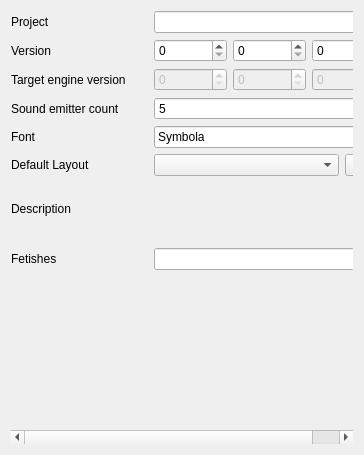
<?xml version="1.0" encoding="UTF-8"?>
<ui version="4.0">
 <class>CEditorProjectSettingsWidget</class>
 <widget class="QWidget" name="CEditorProjectSettingsWidget">
  <property name="geometry">
   <rect>
    <x>0</x>
    <y>0</y>
    <width>364</width>
    <height>455</height>
   </rect>
  </property>
  <property name="windowTitle">
   <string>Form</string>
  </property>
  <layout class="QGridLayout" name="gridLayout">
   <item row="0" column="0" colspan="2">
    <widget class="QScrollArea" name="scrollArea">
     <property name="frameShape">
      <enum>QFrame::NoFrame</enum>
     </property>
     <property name="frameShadow">
      <enum>QFrame::Plain</enum>
     </property>
     <property name="widgetResizable">
      <bool>true</bool>
     </property>
     <widget class="QWidget" name="scrollAreaWidgetContents">
      <property name="geometry">
       <rect>
        <x>0</x>
        <y>0</y>
        <width>346</width>
        <height>437</height>
       </rect>
      </property>
      <layout class="QGridLayout" name="gridLayout_2">
       <property name="leftMargin">
        <number>0</number>
       </property>
       <property name="topMargin">
        <number>0</number>
       </property>
       <property name="rightMargin">
        <number>0</number>
       </property>
       <property name="bottomMargin">
        <number>0</number>
       </property>
       <item row="4" column="2">
        <widget class="QFontComboBox" name="pFontComboBox">
         <property name="currentText">
          <string>Segoe UI Emoji</string>
         </property>
         <property name="currentFont">
          <font>
           <family>Segoe UI Emoji</family>
           <pointsize>14</pointsize>
          </font>
         </property>
        </widget>
       </item>
       <item row="0" column="2">
        <widget class="QLineEdit" name="pTitleLineEdit">
         <property name="sizePolicy">
          <sizepolicy hsizetype="Preferred" vsizetype="Preferred">
           <horstretch>4</horstretch>
           <verstretch>0</verstretch>
          </sizepolicy>
         </property>
         <property name="minimumSize">
          <size>
           <width>0</width>
           <height>0</height>
          </size>
         </property>
         <property name="maximumSize">
          <size>
           <width>16777215</width>
           <height>16777215</height>
          </size>
         </property>
        </widget>
       </item>
       <item row="5" column="0" colspan="2">
        <widget class="QLabel" name="label_7">
         <property name="toolTip">
          <string>&lt;html&gt;&lt;head/&gt;&lt;body&gt;&lt;p&gt;The layout used by the player.&lt;br/&gt;Can use a custom .qml or .layout file.&lt;br/&gt;Switching away from one of the default in-built layouts&lt;br/&gt;might make the code generated by snippet buttons&lt;br/&gt;reference the wrong object&lt;br/&gt;(if &amp;quot;userName&amp;quot; property of inserted &amp;lt;...&amp;gt;Player objects was changed).&lt;/p&gt;&lt;p&gt;Click the button to create a new layout file.&lt;/p&gt;&lt;/body&gt;&lt;/html&gt;</string>
         </property>
         <property name="text">
          <string>Default Layout</string>
         </property>
        </widget>
       </item>
       <item row="11" column="2">
        <widget class="QWidget" name="pFetishInput" native="true">
         <layout class="QHBoxLayout" name="horizontalLayout_4">
          <property name="leftMargin">
           <number>0</number>
          </property>
          <property name="topMargin">
           <number>0</number>
          </property>
          <property name="rightMargin">
           <number>0</number>
          </property>
          <property name="bottomMargin">
           <number>0</number>
          </property>
          <item>
           <widget class="QLineEdit" name="pFetishLineEdit"/>
          </item>
          <item>
           <widget class="QPushButton" name="FetishOverlayButton">
            <property name="minimumSize">
             <size>
              <width>24</width>
              <height>0</height>
             </size>
            </property>
            <property name="maximumSize">
             <size>
              <width>24</width>
              <height>16777215</height>
             </size>
            </property>
            <property name="text">
             <string/>
            </property>
           </widget>
          </item>
         </layout>
        </widget>
       </item>
       <item row="3" column="2">
        <widget class="QSpinBox" name="pSoundEmitterCount">
         <property name="toolTip">
          <string>&lt;html&gt;&lt;head/&gt;&lt;body&gt;&lt;p&gt;The maximum amount of Sound Resources that can play simultaniously.&lt;br/&gt;Potentially high performance impact.&lt;/p&gt;&lt;p&gt;Default: 5&lt;/p&gt;&lt;/body&gt;&lt;/html&gt;</string>
         </property>
         <property name="minimum">
          <number>3</number>
         </property>
         <property name="maximum">
          <number>20</number>
         </property>
         <property name="value">
          <number>5</number>
         </property>
        </widget>
       </item>
       <item row="4" column="0" colspan="2">
        <widget class="QLabel" name="label_6">
         <property name="toolTip">
          <string>The default font used in text by the player.&lt;br&gt;Can be overridden locally with the &amp;lt;style font-family=&quot;myFont&quot;&amp;gt; tag for example.&lt;br&gt;&lt;br&gt;Please be aware that not all fonts support emojis,&lt;br&gt;so depending on font they might not work or look worse.</string>
         </property>
         <property name="text">
          <string>Font</string>
         </property>
        </widget>
       </item>
       <item row="6" column="0" colspan="3">
        <spacer name="verticalSpacer_2">
         <property name="orientation">
          <enum>Qt::Vertical</enum>
         </property>
         <property name="sizeType">
          <enum>QSizePolicy::Fixed</enum>
         </property>
         <property name="sizeHint" stdset="0">
          <size>
           <width>20</width>
           <height>20</height>
          </size>
         </property>
        </spacer>
       </item>
       <item row="2" column="0" colspan="2">
        <widget class="QWidget" name="widget" native="true">
         <property name="toolTip">
          <string>JOIPEngine version that the project was last saved in.&lt;br&gt;Opening a project saved with a newer version might break some features.</string>
         </property>
         <layout class="QHBoxLayout" name="horizontalLayout_3">
          <property name="leftMargin">
           <number>0</number>
          </property>
          <property name="topMargin">
           <number>0</number>
          </property>
          <property name="rightMargin">
           <number>0</number>
          </property>
          <property name="bottomMargin">
           <number>0</number>
          </property>
          <item>
           <widget class="QLabel" name="label_2">
            <property name="text">
             <string>Target engine version</string>
            </property>
           </widget>
          </item>
          <item>
           <widget class="QLabel" name="WarningIcon">
            <property name="sizePolicy">
             <sizepolicy hsizetype="Fixed" vsizetype="Fixed">
              <horstretch>0</horstretch>
              <verstretch>0</verstretch>
             </sizepolicy>
            </property>
            <property name="minimumSize">
             <size>
              <width>16</width>
              <height>16</height>
             </size>
            </property>
            <property name="maximumSize">
             <size>
              <width>16</width>
              <height>16</height>
             </size>
            </property>
            <property name="toolTip">
             <string>Warning, project was created for different engine version
Saving will overwrite old target version.</string>
            </property>
            <property name="text">
             <string/>
            </property>
            <property name="scaledContents">
             <bool>true</bool>
            </property>
           </widget>
          </item>
         </layout>
        </widget>
       </item>
       <item row="1" column="0" colspan="2">
        <widget class="QLabel" name="label">
         <property name="toolTip">
          <string>Project version for custom versioning.&lt;br&gt;The engine ignores this.</string>
         </property>
         <property name="text">
          <string>Version</string>
         </property>
        </widget>
       </item>
       <item row="9" column="0" colspan="3">
        <widget class="CRichTextEdit" name="pDescribtionTextEdit" native="true"/>
       </item>
       <item row="3" column="0" colspan="2">
        <widget class="QLabel" name="label_5">
         <property name="toolTip">
          <string>&lt;html&gt;&lt;head/&gt;&lt;body&gt;&lt;p&gt;The maximum amount of Sound Resources that can play simultaniously.&lt;br/&gt;Potentially high performance impact.&lt;/p&gt;&lt;p&gt;Default: 5&lt;/p&gt;&lt;/body&gt;&lt;/html&gt;</string>
         </property>
         <property name="text">
          <string>Sound emitter count</string>
         </property>
        </widget>
       </item>
       <item row="5" column="2">
        <widget class="QWidget" name="pLayoutWidget" native="true">
         <layout class="QHBoxLayout" name="horizontalLayout_5">
          <property name="leftMargin">
           <number>0</number>
          </property>
          <property name="topMargin">
           <number>0</number>
          </property>
          <property name="rightMargin">
           <number>0</number>
          </property>
          <property name="bottomMargin">
           <number>0</number>
          </property>
          <item>
           <widget class="QComboBox" name="pDefaultLayoutComboBox"/>
          </item>
          <item>
           <widget class="CShortcutButton" name="AddLayoutButton">
            <property name="sizePolicy">
             <sizepolicy hsizetype="Fixed" vsizetype="Preferred">
              <horstretch>0</horstretch>
              <verstretch>0</verstretch>
             </sizepolicy>
            </property>
            <property name="toolTip">
             <string>Add a new Layout file to the project</string>
            </property>
            <property name="text">
             <string/>
            </property>
           </widget>
          </item>
         </layout>
        </widget>
       </item>
       <item row="0" column="0" colspan="2">
        <widget class="QLabel" name="pProjectLabel">
         <property name="sizePolicy">
          <sizepolicy hsizetype="Preferred" vsizetype="Preferred">
           <horstretch>1</horstretch>
           <verstretch>0</verstretch>
          </sizepolicy>
         </property>
         <property name="toolTip">
          <string>The project name.&lt;br&gt;Editing and saving will rename the project folder!</string>
         </property>
         <property name="text">
          <string>Project</string>
         </property>
        </widget>
       </item>
       <item row="1" column="2">
        <widget class="QWidget" name="pProjectVersionContainer" native="true">
         <layout class="QHBoxLayout" name="horizontalLayout">
          <property name="leftMargin">
           <number>0</number>
          </property>
          <property name="topMargin">
           <number>0</number>
          </property>
          <property name="rightMargin">
           <number>0</number>
          </property>
          <property name="bottomMargin">
           <number>0</number>
          </property>
          <item>
           <widget class="QSpinBox" name="pProjectMajorVersion">
            <property name="maximum">
             <number>255</number>
            </property>
           </widget>
          </item>
          <item>
           <widget class="QSpinBox" name="pProjectMinorVersion">
            <property name="maximum">
             <number>255</number>
            </property>
           </widget>
          </item>
          <item>
           <widget class="QSpinBox" name="pProjectPatchVersion">
            <property name="maximum">
             <number>255</number>
            </property>
           </widget>
          </item>
         </layout>
        </widget>
       </item>
       <item row="11" column="0">
        <widget class="QLabel" name="label_3">
         <property name="toolTip">
          <string>The list of kinks / fetishes that might appear in the tease.&lt;br&gt;Tags have been imported and adapted from F-List.net.</string>
         </property>
         <property name="text">
          <string>Fetishes</string>
         </property>
        </widget>
       </item>
       <item row="8" column="0" colspan="2">
        <widget class="QLabel" name="label_4">
         <property name="toolTip">
          <string>Project describtion.&lt;br&gt;Is shown in the project card preview.</string>
         </property>
         <property name="text">
          <string>Description</string>
         </property>
        </widget>
       </item>
       <item row="2" column="2">
        <widget class="QWidget" name="pEngineVersionContainer" native="true">
         <layout class="QHBoxLayout" name="horizontalLayout_2">
          <property name="leftMargin">
           <number>0</number>
          </property>
          <property name="topMargin">
           <number>0</number>
          </property>
          <property name="rightMargin">
           <number>0</number>
          </property>
          <property name="bottomMargin">
           <number>0</number>
          </property>
          <item>
           <widget class="QSpinBox" name="pEngineMajorVersion">
            <property name="enabled">
             <bool>false</bool>
            </property>
            <property name="maximum">
             <number>255</number>
            </property>
           </widget>
          </item>
          <item>
           <widget class="QSpinBox" name="pEngineMinorVersion">
            <property name="enabled">
             <bool>false</bool>
            </property>
            <property name="maximum">
             <number>255</number>
            </property>
           </widget>
          </item>
          <item>
           <widget class="QSpinBox" name="pEnginePatchVersion">
            <property name="enabled">
             <bool>false</bool>
            </property>
            <property name="maximum">
             <number>255</number>
            </property>
           </widget>
          </item>
         </layout>
        </widget>
       </item>
       <item row="12" column="0" colspan="3">
        <widget class="CTagsView" name="pFetishListWidget">
         <property name="sizePolicy">
          <sizepolicy hsizetype="Expanding" vsizetype="Expanding">
           <horstretch>0</horstretch>
           <verstretch>0</verstretch>
          </sizepolicy>
         </property>
         <property name="minimumSize">
          <size>
           <width>0</width>
           <height>100</height>
          </size>
         </property>
         <property name="frameShape">
          <enum>QFrame::NoFrame</enum>
         </property>
         <property name="frameShadow">
          <enum>QFrame::Plain</enum>
         </property>
         <property name="lineWidth">
          <number>0</number>
         </property>
        </widget>
       </item>
       <item row="10" column="0" colspan="3">
        <spacer name="verticalSpacer_3">
         <property name="orientation">
          <enum>Qt::Vertical</enum>
         </property>
         <property name="sizeType">
          <enum>QSizePolicy::Fixed</enum>
         </property>
         <property name="sizeHint" stdset="0">
          <size>
           <width>20</width>
           <height>20</height>
          </size>
         </property>
        </spacer>
       </item>
      </layout>
     </widget>
    </widget>
   </item>
  </layout>
 </widget>
 <customwidgets>
  <customwidget>
   <class>CRichTextEdit</class>
   <extends>QWidget</extends>
   <header>Widgets/Editor/RichTextEdit.h</header>
   <container>1</container>
  </customwidget>
  <customwidget>
   <class>CTagsView</class>
   <extends>QFrame</extends>
   <header>Widgets/TagsView.h</header>
   <container>1</container>
  </customwidget>
  <customwidget>
   <class>CShortcutButton</class>
   <extends>QPushButton</extends>
   <header>Widgets/ShortcutButton.h</header>
  </customwidget>
 </customwidgets>
 <resources/>
 <connections/>
</ui>
